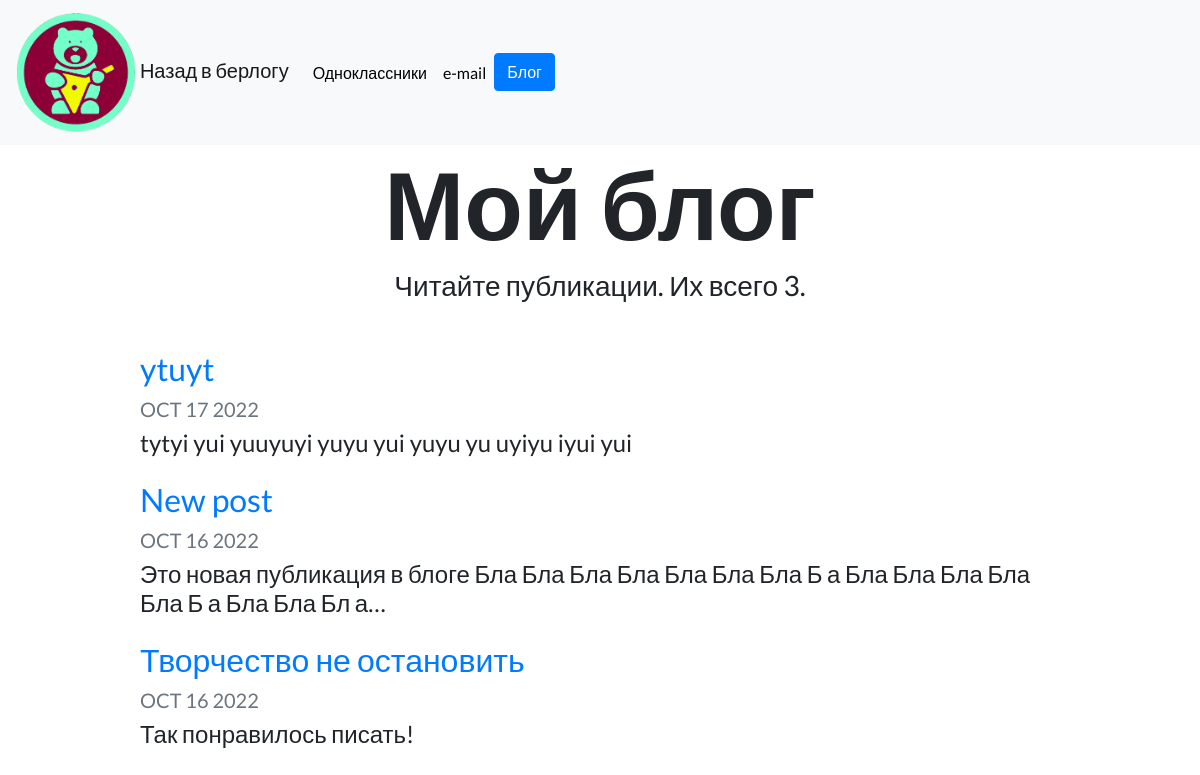
Screenshot of /blog/ with the database file from the repository.
### blog/models.py (models this page shows, shortened)
class BlogPost(models.Model):
    title = models.CharField(max_length=200)
    date = models.DateField(auto_now_add=True)
    description = models.TextField()

### blog/views.py (the view)
# urls.py: path('', views.all_blogs, name="all_blogs"),
def all_blogs(request):
    posts = BlogPost.objects.order_by('-date')
    return render(request, 'blog/all_blogs.html', {'posts': posts})

### blog/templates/blog/all_blogs.html
{% extends 'portfolio/base.html' %}
{% load static %}
{% block content %}
<h1 id="blogtitle" class="font-weight-bold text-center">Мой блог</h1>
<h3 class="text-center mb-5">Читайте публикации. Их всего {{ posts.count }}.</h3>
{% for post in posts %}
<div class="row justify-content-center my-3">
  <div class="col-md-10">
    <a href="{% url 'blog:detail' post.id %}">
      <h2>{{ post.title }}</h2>
    </a>
    <h5 class="text-muted">{{ post.date|date:'M d Y'|upper }}</h5>
    <h4>{{ post.description|striptags|truncatechars:100 }}</h4>
  </div>
</div>
{% endfor %}
{% endblock %}

### portfolio/static/portfolio/custom.css (style rules this page uses)
body { font-family: 'Lato', sans-serif; }
#blogtitle { font-size: 6rem; }

### rows the page displays
BlogPost: title "ytuyt", date "OCT 17 2022", description "tytyi yui yuuyuyi yuyu yui yuyu yu uyiyu iyui yui"
BlogPost: title "New post", date "OCT 16 2022", description "Это новая публикация в блоге Бла Бла Бла Бла Бла Бла Бла Б а Бла Бла Бла Бла Бла Б а Бла Бла Бл а…"
BlogPost: title "Творчество не остановить", date "OCT 16 2022", description "Так понравилось писать!"

### other values shown
{{ posts.count }} "3"
